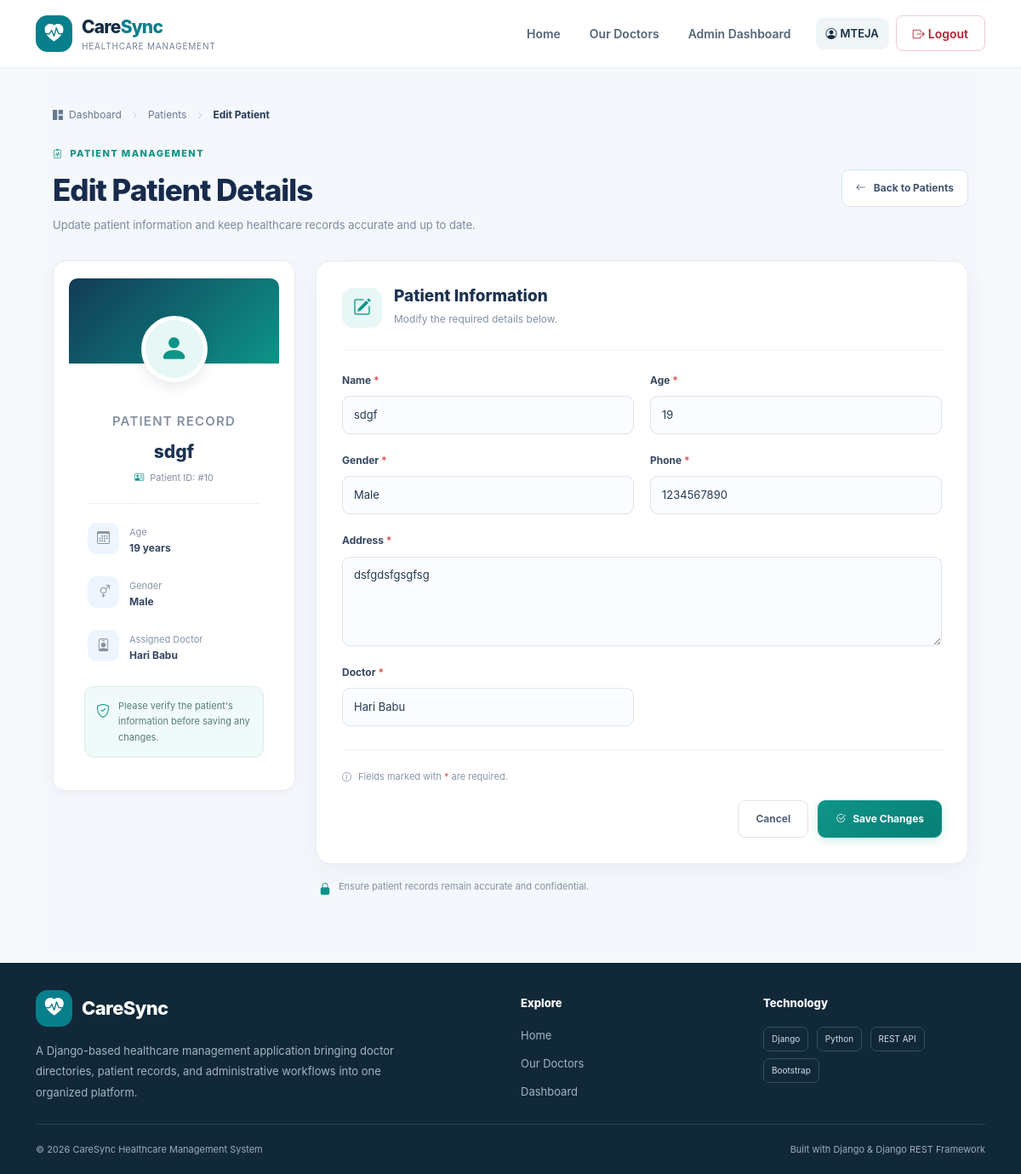
The page /patients/10/edit/ (signed in) on the database as committed earlier.
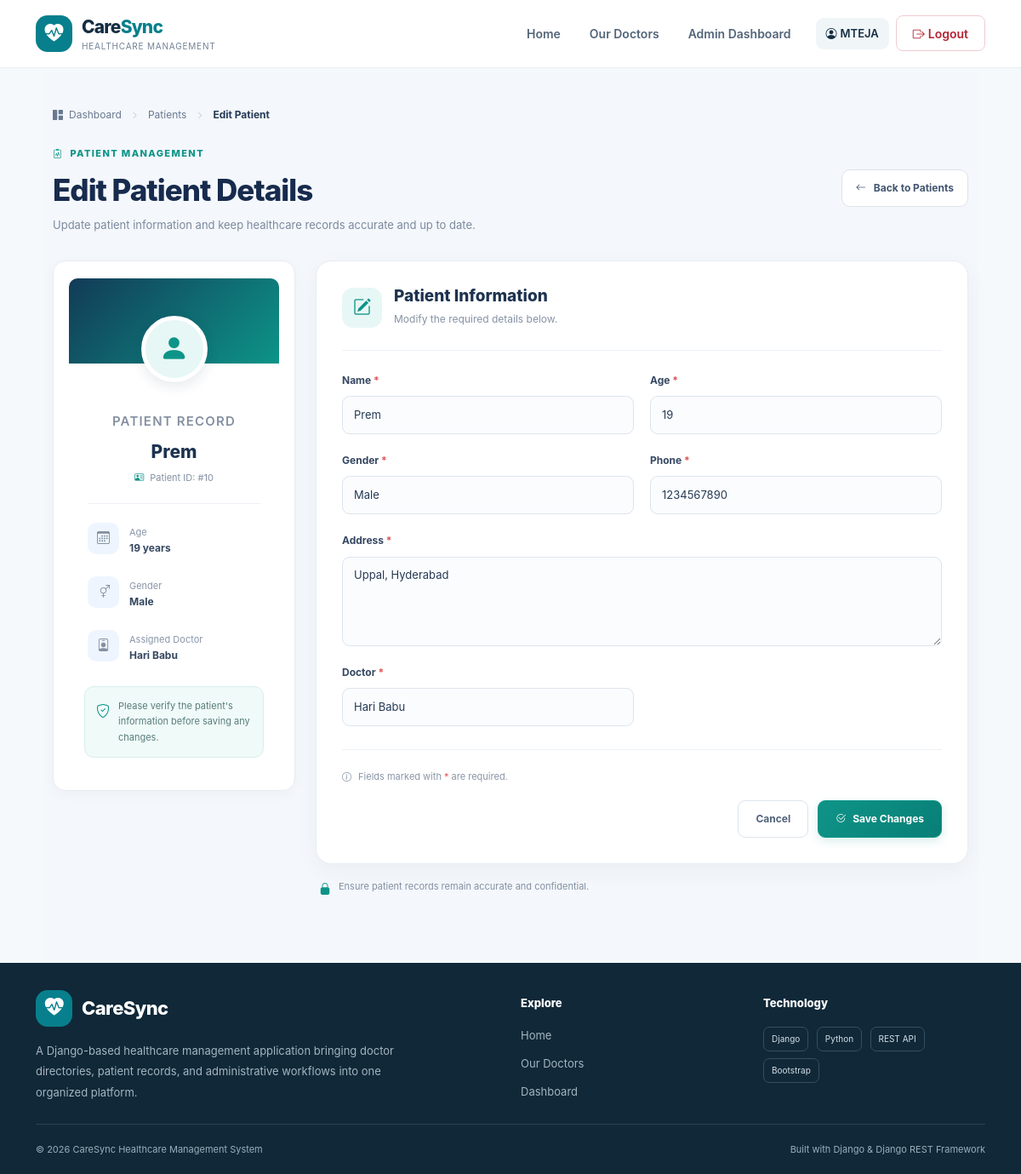
The same page on the database as committed later.
### healthcare/models.py (models this page shows, shortened)
class Patient(models.Model):
    GENDER = [
            ('', 'Select Gender'),
            ('Male', 'Male'),
            ('Female', 'Female'),
            ('Other', 'Other'),
        ]
    name = models.CharField(max_length=100)
    age = models.PositiveIntegerField()
    gender = models.CharField(
            max_length=10,
            choices=GENDER
        )
    phone = models.CharField(max_length=15)
    address = models.TextField()
    doctor = models.ForeignKey(
        Doctor,
        on_delete=models.SET_NULL,
        null=True,
        related_name='patients'
    )
    date_registered = models.DateTimeField(auto_now_add=True)

class Doctor(models.Model):
    user = models.OneToOneField(
        User,
        on_delete=models.CASCADE,
        related_name='doctor_profile',
        null=True,
        blank=True
    )
    name = models.CharField(max_length=100)
    specialization = models.CharField(max_length=100)
    phone = models.CharField(max_length=15)
    email = models.EmailField()
    must_change_password = models.BooleanField(default=True)
    qualification = models.CharField(
        max_length=200,
        blank=True
    )
    experience_years = models.PositiveSmallIntegerField(
        null=True,
        blank=True
    )
    consultation_fee = models.DecimalField(
        max_digits=8,
        decimal_places=2,
        null=True,
        blank=True
    )
    availability = models.CharField(
        max_length=200,
        blank=True
    )
    bio = models.TextField(
        blank=True
    )
    def __str__(self):
        return self.name

### healthcare/views.py (the view)
# urls.py: path('patients/<int:id>/edit/',views.edit_patient,name='edit_patient'),
@login_required
def edit_patient(request, id):
    if not request.user.is_staff:
        return redirect('patients')
    patient = get_object_or_404(Patient, id=id)
    if request.method == 'POST':
        form = PatientForm(request.POST, instance=patient)
        if form.is_valid():
            form.save()
            messages.success(request, "Patient information updated successfully.")
            return redirect('patients')
    else:
        form = PatientForm(instance=patient)
    return render(request, 'healthcare/edit_patient.html', {
        'form': form,
        'patient': patient
    })

### healthcare/forms.py (shortened to what this page needs)
class PatientForm(forms.ModelForm):
    class Meta:
        model = Patient
        fields = [
            'name',
            'age',
            'gender',
            'phone',
            'address',
            'doctor'
        ]
        widgets = {
            'name': forms.TextInput(attrs={
                'class': 'form-control',
                'placeholder': 'Enter patient name'
            }),
            'age': forms.NumberInput(attrs={
                'class': 'form-control',
                'placeholder': 'Enter age'
            }),
            'gender': forms.Select(attrs={
                'class': 'form-select',
            }),
            'phone': forms.TextInput(attrs={
                'class': 'form-control',
                'placeholder': 'Enter phone number'
            }),
            'address': forms.Textarea(attrs={
                'class': 'form-control',
                'placeholder': 'Enter patient address',
                'rows': 3
            }),
            'doctor': forms.Select(attrs={
                'class': 'form-select'
            }),
        }

### templates/healthcare/edit_patient.html (shortened to what the changed rows need)
{% extends 'healthcare/base.html' %}
{% block content %}
<section class="patient-edit-page">
    <div class="container">
        <div class="patient-edit-heading">
            <div>
                <h1>Edit Patient Details</h1>
            </div>
        </div>
        <div class="patient-edit-layout">
            <aside class="patient-edit-sidebar">
                <div class="patient-summary-card">
                    <div class="patient-summary-info">
                        <span class="patient-summary-label">
                            PATIENT RECORD
                        </span>
                        <h2>{{ patient.name }}</h2>
                        <p>
                            <i class="bi bi-person-vcard"></i>
                            Patient ID: #{{ patient.pk }}
                        </p>
                    </div>
                    <div class="patient-summary-detail">
                        <div>
                            <small>Age</small>
                            <strong>
                                {% if patient.age %}
                                    {{ patient.age }} years
                                {% else %}
                                    Not provided
                                {% endif %}
                            </strong>
                        </div>
                    </div>
                    <div class="patient-summary-detail">
                        <div>
                            <small>Gender</small>
                            <strong>
                                {{ patient.gender|default:"Not provided" }}
                            </strong>
                        </div>
                    </div>
                    <div class="patient-summary-detail">
                        <div>
                            <small>Assigned Doctor</small>
                            <strong>
                                {% if patient.doctor %}
                                    {{ patient.doctor.name }}
                                {% else %}
                                    Not assigned
                                {% endif %}
                            </strong>
                        </div>
                    </div>
                </div>
            </aside>
            <div class="patient-edit-main">
                <div class="patient-edit-card">
                    <div class="patient-edit-form-heading">
                        <div>
                            <h2>Patient Information</h2>
                        </div>
                    </div>
                    <form method="POST" class="patient-edit-form">
                        <div class="patient-edit-fields">
                            {% for field in form %}
                                <div class="patient-edit-field
                                    {% if field.name == 'address' %}
                                        patient-edit-field-full
                                    {% endif %}
                                    ">
                                    <label for="{{ field.id_for_label }}">
                                        {{ field.label }}
                                        {% if field.field.required %}
                                            <span>*</span>
                                        {% endif %}
                                    </label>
                                    {{ field }}
                                </div>
                            {% endfor %}
                        </div>
                    </form>
                </div>
            </div>
        </div>
    </div>
</section>
{% endblock %}

Rows that differ between the two databases and show on the page:
changed Patient "Male": name "sdgf" → "Prem"; address "dsfgdsfgsgfsg" → "Uppal, Hyderabad"
